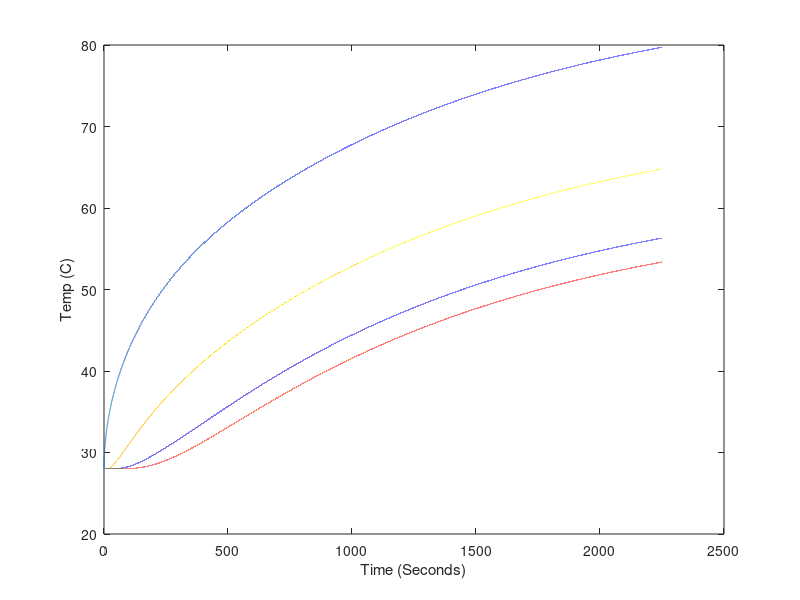

The MATLAB script that drew this image: (Note: this script raises an error after producing the figure.)
%Constants for fit
kc = 7.2; %Convection coefficient of horizontal Al rod (W/(m^2K))
k = 110; %Constant of conductivity of Al (W/(mK))
e = 0.3; %Emmisivity of sandblasted Al rod
Cp = 857; %Specific heat capacity of Al (J/(K kg))
Pinl = 8.2; %Power into the left side of the rod (W)

%Number of steps
Nx = 130; %Number of steps in length
Nt = 100000; %Number of steps in time
t0 = 0; %Start time (s)
tf = 2250; %End time (s)
x0 = 0; %Start length (m)
xf = 0.3; %End length (m)

%Constants
a = 0.011; %Radius of the rod (m)
SBc = 5.67e-8; %Stefan-Boltzmann constant (W/(m^2K^4))
Tamb = 273+28; %Ambient temperature (K)
rho = 2.7e3; %Density of Al (kg/m^3)

%Calculated numbers
dx = (xf - x0)/(Nx);
dt = (tf - t0)/(Nt);
dT_convec = @(Tx) (kc*2*(Tx-Tamb)*dt)/(Cp*rho*a); %Temperature change due to convection (K)
dT_rad = @(Tx) (e*SBc*2*(Tx.^4-Tamb^4)*dt)/(Cp*rho*a); %Temperature change due to radiation (K)
dT_convec_end = @(Tx) (kc*(Tx-Tamb)*dt)/(Cp*rho*dx);
dT_rad_end = @(Tx) (e*SBc*(Tx.^4-Tamb^4)*dt)/(Cp*rho*dx);
dT = @(P) (P * dt)/(Cp * pi*a^2*dx*rho); %Temperature change in chunk (K)

%==============
%= Simulation =
%==============

%Storage
T = zeros(Nx, Nt); %Array o temp over time, indices are (x,t)

%initial
T(:,1) = ones(Nx,1)*(273+28); %Set all temperatures to Tamb

for time = 1:Nt-1
    %power in to and conduction out of first slice
    T(1,time+1)=T(1,time)+dT(Pinl)+((k/(Cp*rho))*(T(2,time)-T(1,time))./dx^2)*dt;
    
    %temperature changes due to conduction along rod
    T(2:Nx-1,time+1)=T(2:Nx-1,time)+(k/(Cp*rho))*((T(3:Nx,time)-2*T(2:Nx-1,time)+T(1:Nx-2,time))./dx^2)*dt;
    T(Nx,time+1) = T(Nx,time)-((k/(Cp*rho))*(T(Nx,time)-T(Nx-1,time))./dx^2)*dt;
    
    %temperature changes due to loss in convection and radiation
    T(1:Nx,time+1)=T(1:Nx,time+1) - dT_convec(T(1:Nx,time+1)) - dT_rad(T(1:Nx,time+1));
    
    %convection and radiation at cold and hot end of rod
    T(Nx,time+1)=T(Nx,time+1) - dT_convec_end(T(Nx,time+1)) - dT_rad_end(T(Nx,time+1));
end


% Point trim for data (to allow for time it takes to heat power resistor)
notTrimmed = false; 
if notTrimmed
    l = length(T1);
    numTrim = 4;
    T1 = T1(numTrim:l);
    T2 = T2(numTrim:l);
    T3 = T3(numTrim:l);
    T4 = T4(numTrim:l);
    T5 = T5(numTrim:l);
    timeDATA = timeDATA(1:length(T1));
end

timeSim = linspace(0,tf,Nt);

% Plot of all points of rod simulation
% for position = 1:Nx
%     plot(timeSim,(T(position,:)-273));
%     hold on;
% end

plot(timeSim,(T(1,:)-273));
hold on;
plot(timeSim,(T(Nx,:)-273));
plot(timeSim,(T(floor(Nx/3),:)-273));
plot(timeSim,(T(floor(Nx*2/3),:)-273));

xlabel('Time (Seconds)');
ylabel('Temp (C)');

plot(timeDATA, T1, 'c', timeDATA, T2, 'y', timeDATA, T3, 'g', timeDATA, T4, 'r', timeDATA, T5, 'm')

% Calculate chai squared values
X1 = zeros(1,length(timeDATA));
X2 = zeros(1,length(timeDATA));
X3 = zeros(1,length(timeDATA));
X4 = zeros(1,length(timeDATA));
T = T-273;
for tindex = 1:length(timeDATA)
   % Getting correct indices
   tcur = timeDATA(tindex);
   tmp = abs(timeSim-tcur);
   [idx idx] = min(tmp); %index of closest value
   TData1 = T1(tindex);
   TSim1 = T(Nx,idx);
   X1(tindex) = (TData1-TSim1)^2;
   
   TData2 = T2(tindex);
   TSim2 = T(floor(Nx*2/3),idx);
   X2(tindex) = (TData2-TSim2)^2;
   
   TData3 = T3(tindex);
   TSim3 = T(floor(Nx/3),idx);
   X3(tindex) = (TData3-TSim3)^2;
   
   TData4 = T4(tindex);
   TSim4 = T(1,idx);
   X4(tindex) = (TData4-TSim4)^2;
end

Xsquare1 = sum(X1)/length(X1)
Xsquare2 = sum(X2)/length(X2)
Xsquare3 = sum(X3)/length(X3)
Xsquare4 = sum(X4)/length(X4)
XsquareTot = (Xsquare1^2 + Xsquare2^2 + Xsquare3^2 + Xsquare4^2)/4

hold off;